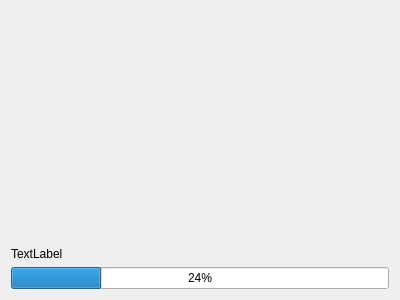
<?xml version="1.0" encoding="UTF-8"?>
<ui version="4.0">
 <class>Form</class>
 <widget class="QWidget" name="Form">
  <property name="geometry">
   <rect>
    <x>0</x>
    <y>0</y>
    <width>400</width>
    <height>300</height>
   </rect>
  </property>
  <property name="windowTitle">
   <string>Form</string>
  </property>
  <layout class="QVBoxLayout" name="verticalLayout">
   <item>
    <widget class="QWidget" name="widget" native="true">
     <property name="sizePolicy">
      <sizepolicy hsizetype="Preferred" vsizetype="Expanding">
       <horstretch>0</horstretch>
       <verstretch>0</verstretch>
      </sizepolicy>
     </property>
    </widget>
   </item>
   <item>
    <widget class="QLabel" name="label">
     <property name="sizePolicy">
      <sizepolicy hsizetype="Preferred" vsizetype="Fixed">
       <horstretch>0</horstretch>
       <verstretch>0</verstretch>
      </sizepolicy>
     </property>
     <property name="text">
      <string>TextLabel</string>
     </property>
    </widget>
   </item>
   <item>
    <widget class="QProgressBar" name="progressBar">
     <property name="value">
      <number>24</number>
     </property>
    </widget>
   </item>
  </layout>
 </widget>
 <resources/>
 <connections/>
</ui>
